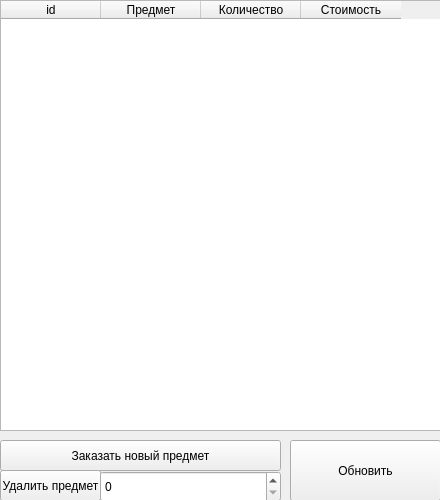
<?xml version="1.0" encoding="UTF-8"?>
<ui version="4.0">
 <class>Form</class>
 <widget class="QWidget" name="Form">
  <property name="geometry">
   <rect>
    <x>0</x>
    <y>0</y>
    <width>440</width>
    <height>500</height>
   </rect>
  </property>
  <property name="windowTitle">
   <string>Form</string>
  </property>
  <widget class="QPushButton" name="pushButton">
   <property name="geometry">
    <rect>
     <x>0</x>
     <y>440</y>
     <width>281</width>
     <height>31</height>
    </rect>
   </property>
   <property name="text">
    <string>Заказать новый предмет</string>
   </property>
  </widget>
  <widget class="QPushButton" name="pushButton_2">
   <property name="geometry">
    <rect>
     <x>0</x>
     <y>470</y>
     <width>101</width>
     <height>31</height>
    </rect>
   </property>
   <property name="text">
    <string>Удалить предмет</string>
   </property>
  </widget>
  <widget class="QTableWidget" name="tableWidget">
   <property name="geometry">
    <rect>
     <x>0</x>
     <y>0</y>
     <width>441</width>
     <height>431</height>
    </rect>
   </property>
   <column>
    <property name="text">
     <string>id</string>
    </property>
   </column>
   <column>
    <property name="text">
     <string>Предмет</string>
    </property>
   </column>
   <column>
    <property name="text">
     <string>Количество</string>
    </property>
   </column>
   <column>
    <property name="text">
     <string>Стоимость</string>
    </property>
   </column>
  </widget>
  <widget class="QPushButton" name="pushButton_3">
   <property name="geometry">
    <rect>
     <x>290</x>
     <y>440</y>
     <width>151</width>
     <height>61</height>
    </rect>
   </property>
   <property name="text">
    <string>Обновить</string>
   </property>
  </widget>
  <widget class="QSpinBox" name="spinBox">
   <property name="geometry">
    <rect>
     <x>100</x>
     <y>471</y>
     <width>181</width>
     <height>31</height>
    </rect>
   </property>
  </widget>
 </widget>
 <resources/>
 <connections/>
</ui>
